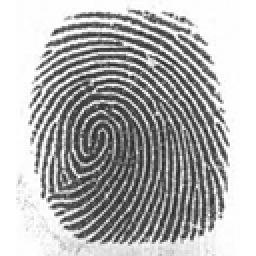
#> input picture FingerPrint.png, 128 x 128 px (shown 2 times larger)
$ python Expected.py
#> lines starting #> are read from the running program, lines starting #| are printed output that depends on the picture
import cv2
import numpy as np

canvas = cv2.imread('../FingerPrint.png')
#> canvas is the input picture: shape (128, 128, 3); min 33, max 255, mean 177.6
mask = 192
canvas = cv2.cvtColor(canvas,cv2.COLOR_BGR2GRAY)
#> canvas: shape (128, 128)
canvas = np.bitwise_and(canvas,mask)
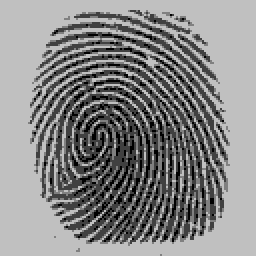
#> canvas: shape (128, 128) (shown 2 times larger); min 0, max 192, mean 135.3
cv2.imwrite('./Expected.png',canvas)

$ run again, with Carrier.png copied over FingerPrint.png
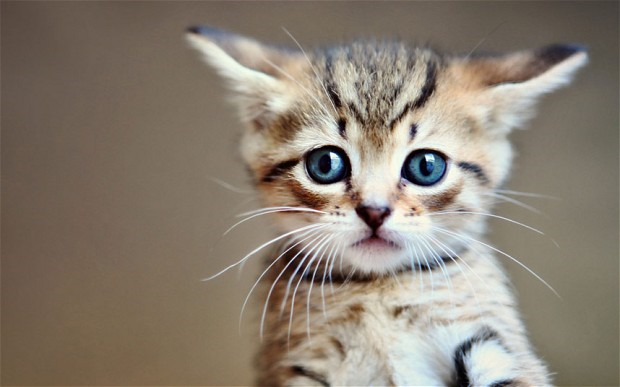
#> input picture Carrier.png, 620 x 387 px
#> canvas is the input picture: shape (387, 620, 3); mean B, G, R 114.2, 127.2, 137.7
#> `canvas = cv2.cvtColor(canvas,cv2.COLOR_BGR2GRAY)`:
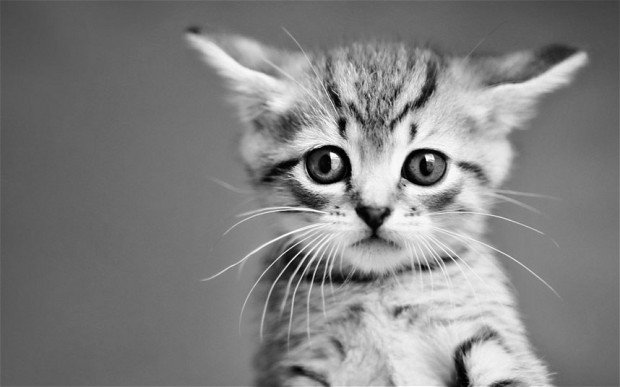
#> canvas: shape (387, 620); min 0, max 254, mean 128.8
#> `canvas = np.bitwise_and(canvas,mask)`:
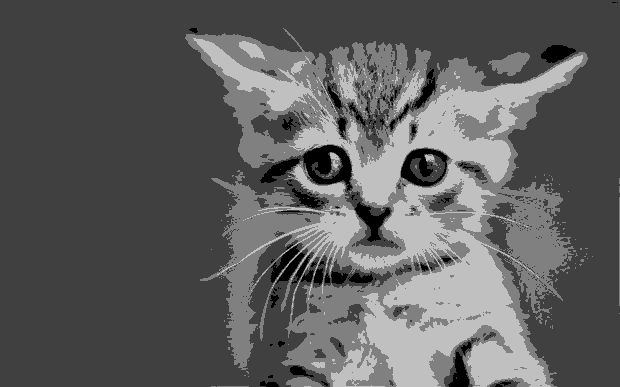
#> canvas: shape (387, 620); min 0, max 192, mean 93.8
